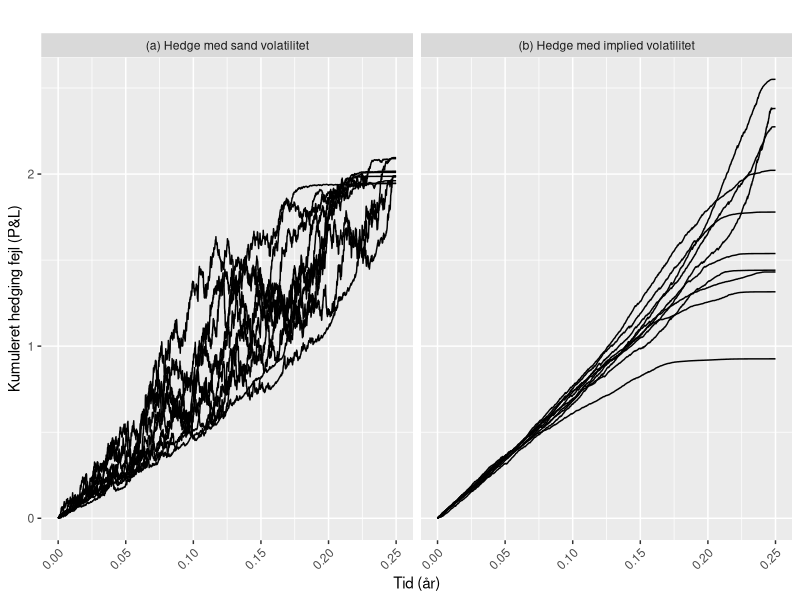

R code for this plot: (Note: this script raises an error after producing the figure.)
rm(list=ls())

library(ggplot2)
library(reshape2)

## Functions used

d1 <- function(S,K,r,q,sigma,tau){
  (log(S/K)+(r-q)*tau + 1/2*sigma^2*tau)/(sigma*sqrt(tau))
}

d2 <- function(S,K,r,q,sigma,tau){
  d1(S,K,r,q,sigma,tau) - sigma*sqrt(tau)
}


# Black-Scholes Price function
C <- function(S,K,r,q,sigma,tau,option="Call"){
  d1 <- d1(S,K,r,q,sigma,tau)
  d2 <- d2(S,K,r,q,sigma,tau)
  
  if (option=="Call"){
    result <- exp(-q*tau)*S*pnorm(d1) - K*exp(-r*tau)*pnorm(d2)
  }
  
  if (option=="Put"){
    result <-  exp(-q*tau)*S*pnorm(d1) - K*exp(-r*tau)*pnorm(d2) -exp(-q*tau)*S + K*exp(-r*tau)
  }
  result
}
C <- Vectorize(C)

# Black-Scholes Delta
BS.Delta <- function(S,K,r,q,sigma,tau,option="Call"){
  
  if (option == "Call"){
    result <-  exp(-q*tau)*pnorm(d1(S,K,r,q,sigma,tau))
  }
  
  if (option == "Put"){
    result <-  exp(-q*tau)*(pnorm(d1(S,K,r,q,sigma,tau))-1)
  }
  
  result
}

BS.Delta <- Vectorize(BS.Delta)

## delta hedging strategy

delta_hedge_error <- function(S,K,r,q,sigma, tau, call_price, strategy=-1,option="Call"){
  
  delta   <- BS.Delta(S=S,K=K,r=r,q=q, sigma=sigma,tau=tau, option=option)
  
  n            <- length(S[-length(S)])
  
  V            <- numeric(n+1); V[1] <- call_price[1] # Value process 
  Pi           <- numeric(n+1);Pi[1]  <- 0  ### Path of PL/Hedging Error
  dPi          <- numeric(n+1);dPi[1] <- 0  ### Hedging error over time interval
  
  if (length(r)==1){r<-rep(r,n)}
  if (length(q)==1){q<-rep(q,n)}
  
  for (i in 1:n){
    dt      <- tau[i] - tau[i+1] 
    B       <- Pi[i] + strategy*delta[i]*S[i] - strategy*call_price[i] # Rebalance with money account
    V[i+1] <- exp(r[i]*dt)*B - strategy*delta[i]*exp(q[i]*dt)*S[i+1] # Mark-to-market for portfolio
    Pi[i+1] <- V[i+1] + strategy*call_price[i+1] # Mark-to-market for adjusted portfolio/cumulated hedging error
    dPi[i+1] <- Pi[i+1] - Pi[i] # 
  }
  output=list(pf_value= V, error_cum = Pi, error_dt = dPi, delta=delta) # Save output
}



# Model parameters
mu <- 0.07 # drift
sigma <- 0.2 # true vol

# Market parameters
q <- 0 # no dividends
r <- 0.02 # short rate
S0 <- 100 # start spot
K <- 100 # Initially at-the-money
sigmai <- 0.3 # implied vol

# Time grid
T <- 1/4
N <- 2500
t <- seq(0,T,length=N+1) # N intervals
tau <- T -t # time to maturity
dt <- T/N   # Equidistant time step for each simulated path


# hedging with true vol

df_time <- data.frame(time = t)

df <- df_time
# df_delta <- df_time
# qua <- vector() # for quadrativ variation

set.seed(0506)
for (i in 1:10){
  Z <- rnorm(N, mean=0, sd=1) 
  X <- cumsum((mu-1/2*sigma^2)*dt + sigma*sqrt(dt)*Z)
  S <- c(S0,S0*exp(X)) # simulated stock path
  
  vol <- sigma #true vol
  short <- -1; long <- 1
  strategy <- short
  
  call_price <- C(S=S,K=K,r=r,q=q,sigma=sigmai,tau=tau,option="Call") #market prices
  
  res <- delta_hedge_error(S=S, K=K, r=r,q=q, sigma=vol, tau=tau, call_price=call_price, strategy=strategy, option="Call")
  df <- cbind(df, res$error_cum)
  colnames(df)[i+1] <- paste("error_cum_", i, sep="")
  
  # df_delta <- cbind(df_delta, res$delta)
  # colnames(df_delta)[i+1] <- paste("delta_", i, sep="")
  # 
  # qua <- c(qua, mean(res$delta^2)) # quadratic variation
}

df_melt_true <- melt(df, id.vars = c('time'))
df_melt_true$panel <- "(a) Hedge med sand volatilitet"


## hedging with implied vol

df <- df_time
# df_delta <- df_time
# qua <- vector() # for quadrativ variation

set.seed(0506)
for (i in 1:10){
  Z <- rnorm(N, mean=0, sd=1) 
  X <- cumsum((mu-1/2*sigma^2)*dt + sigma*sqrt(dt)*Z)
  S <- c(S0,S0*exp(X)) # simulated stock paths
  
  vol <- sigmai #implied vol
  short <- -1; long <- 1
  strategy <- short
  
  call_price <- C(S=S,K=K,r=r,q=q,sigma=sigmai,tau=tau,option="Call") #market prices
  
  res <- delta_hedge_error(S=S, K=K, r=r,q=q, sigma=vol, tau=tau, call_price=call_price, strategy=strategy, option="Call")
  df <- cbind(df, res$error_cum)
  colnames(df)[i+1] <- paste("error_cum_", i, sep="")
  
  # df_delta <- cbind(df_delta, res$delta)
  # colnames(df_delta)[i+1] <- paste("delta_", i, sep="")
  # 
  # qua <- c(qua, mean(res$delta^2)) # quadratic variation
}

df_melt_implied <- melt(df, id.vars = c('time'))
df_melt_implied$panel <- "(b) Hedge med implied volatilitet"


# plot

p_wilmott <- ggplot(data=df_melt_true, aes(x=time, y=value, group=variable)) + 
  geom_line() +
  geom_line(data=df_melt_implied) +
  theme(plot.title = element_text(hjust = 0.5)) +
  xlab("Tid (år)") +
  ylab("Kumuleret hedging fejl (P&L)") +
  ggtitle("") + 
  facet_wrap(~panel, ncol=2) +
  theme(plot.title = element_text(lineheight=0.8,face="bold")
        ,axis.text.x = element_text(angle = 45, hjust = 1,vjust=1))


# expected profit-and-loss for hedge with true vol

exp(-r*T)*(C(S=S[1],K=K,r=r,q=q,sigma=sigmai,tau=tau[1],option="Call")
           -C(S=S[1],K=K,r=r,q=q,sigma=sigma,tau=tau[1],option="Call")
)

C(S=S[1],K=K,r=r,q=q,sigma=sigmai,tau=tau[1],option="Call")
C(S=S[1],K=K,r=r,q=q,sigma=sigma,tau=tau[1],option="Call")

# export

p_wilmott
pdf('/Users/VictorHansen/Google Drev/UNI/År3/Blok34/Bachelor/Rplots/p_wilmott.pdf', width = 10, height = 5)
p_wilmott
dev.off()